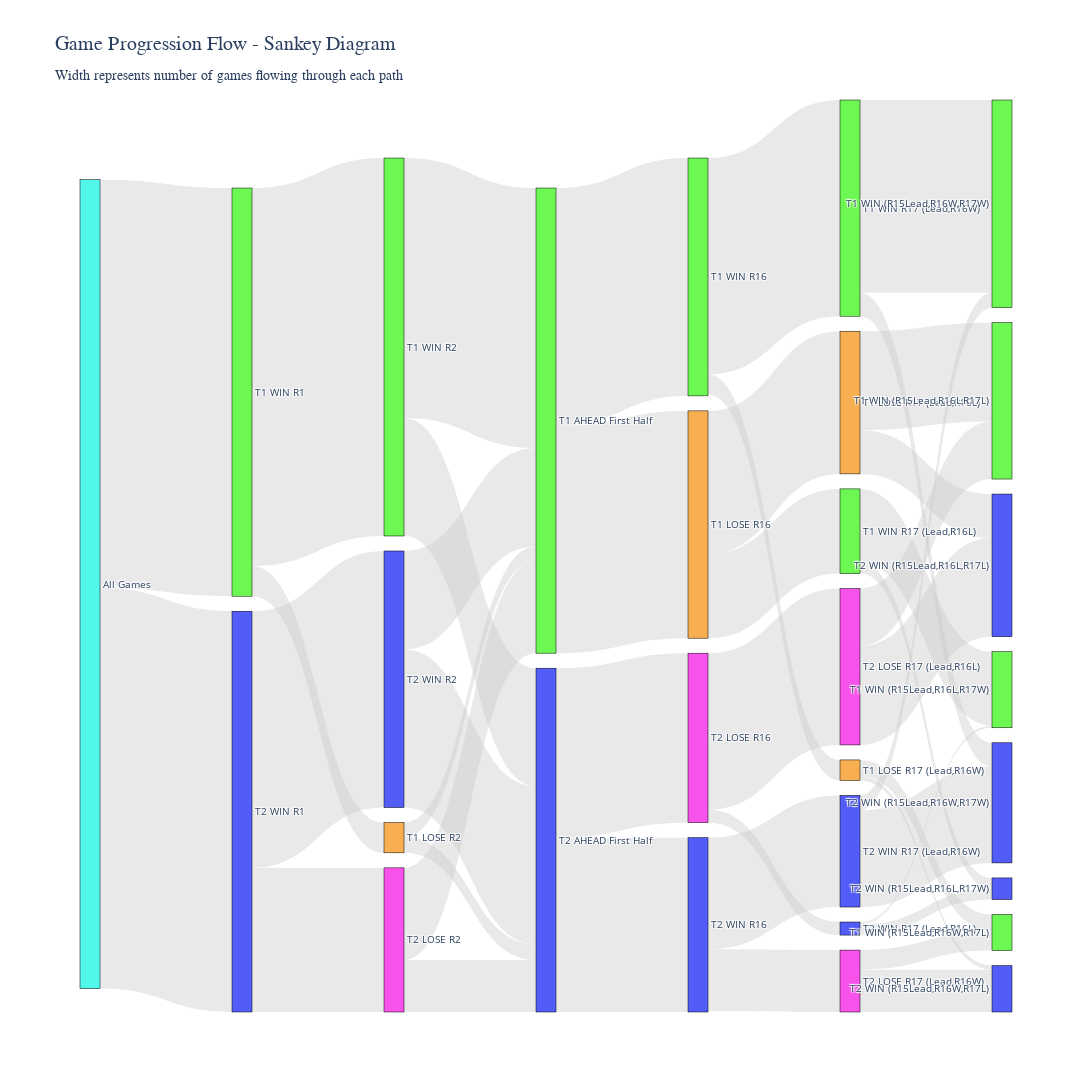

The notebook cell this image was saved under:
### Code cell
# ============================================================================
# SANKEY DIAGRAM - Interactive flow visualization
# ============================================================================

import plotly.graph_objects as go

def create_sankey_data():
    """Build Sankey diagram source/target/value arrays"""
    
    # Node labels (indexed)
    labels = [
        "All Games",  # 0
        
        # R1 level
        "T1 WIN R1", "T2 WIN R1",  # 1, 2
        
        # R2 level - T1 path
        "T1 WIN R2", "T1 LOSE R2",  # 3, 4
        # R2 level - T2 path
        "T2 WIN R2", "T2 LOSE R2",  # 5, 6
        
        # R15 level - T1 win
        "T1 AHEAD First Half",   # 7, 
        # R15 level - T2 loss
        "T2 AHEAD First Half",   # 8, 
        
        # R16 level - T1 paths (2 nodes)
        "T1 WIN R16", "T1 LOSE R16",  # 9, 10
        
        # R16 level - T2 paths (2 nodes)
        "T2 WIN R16", "T2 LOSE R16",  # 11, 12

        
        # R17 level - T1 paths (4 nodes)
        "T1 WIN R17 (Lead,R16W)", "T1 LOSE R17 (Lead,R16W)",  # 13, 14
        "T1 WIN R17 (Lead,R16L)", "T1 LOSE R17 (Lead,R16L)",  # 15, 16
        
        # R17 level - T2 paths (4 nodes)
        "T2 WIN R17 (Lead,R16W)", "T2 LOSE R17 (Lead,R16W)",  # 17, 18
        "T2 WIN R17 (Lead,R16L)", "T2 LOSE R17 (Lead,R16L)",  # 19, 20

        # Final outcomes - T1 (4 nodes)
        "T1 WIN (R15Lead,R16W,R17W)", #21
        "T1 WIN (R15Lead,R16W,R17L)", #22
        "T1 WIN (R15Lead,R16L,R17W)", #23
        "T1 WIN (R15Lead,R16L,R17L)", #24

        # Final outcomes - T2 (8 nodes)
        "T2 WIN (R15Lead,R16W,R17W)", #25
        "T2 WIN (R15Lead,R16W,R17L)", #26
        "T2 WIN (R15Lead,R16L,R17W)", #27
        "T2 WIN (R15Lead,R16L,R17L)", #28
    ]
    
    sources = []
    targets = []
    values = []
    
    # Root to R1
    sources.extend([0, 0])
    targets.extend([1, 2])
    values.extend([r1_counts['t1_wins'], r1_counts['t2_wins']])
    
    # R1 to R2
    sources.extend([1, 1, 2, 2])
    targets.extend([3, 4, 5, 6])
    values.extend(t1_r2_branches + t2_r2_branches)
    
    # R2 to R15 - Merge paths - Lead
    sources.extend([3, 3, 4, 4, 5, 5, 6, 6])
    targets.extend([7, 8, 7, 8, 8, 7, 8, 7])
    values.extend(t1r1w_t1r2w_r15 + t1r1w_t1r2l_r15 + t2r1w_t2r2w_r15 + t2r1w_t2r2l_r15)
    
    # R15 to R16 
    sources.extend([7, 7, 8, 8])
    targets.extend([9, 10, 11, 12])
    values.extend(t1_r16_branches + t2_r16_branches)
    
    # R16 to R17 - T1 paths
    sources.extend([9, 9, 10, 10])
    targets.extend([13, 14, 15, 16])
    values.extend(t1h1l_t1r16w_r17 + t1h1l_t1r16l_r17)

    # R16 to R17 - T2 paths
    sources.extend([11, 11, 12, 12])
    targets.extend([17, 18, 19, 20])
    values.extend(t2h1l_t2r16w_r17 + t2h1l_t2r16l_r17)
    
    # R17 to Final - T1 paths
    t1_r17_indices = [13, 13, 14, 14, 15, 15, 16, 16]
    t1_final_indices = [21, 25, 22, 26, 23, 27, 24, 28]
    sources.extend(t1_r17_indices)
    targets.extend(t1_final_indices)
    t1_final_values = [v for path_counts in t1_final_counts.values() for v in path_counts]
    values.extend(t1_final_values)
    
    # R16 to Final - T2 paths
    t2_r17_indices = [17, 17, 18, 18, 19, 19, 20, 20]
    t2_final_indices = [25, 21, 26, 22, 27, 23, 28, 24]
    sources.extend(t2_r17_indices)
    targets.extend(t2_final_indices)
    t2_final_values = [v for path_counts in t2_final_counts.values() for v in path_counts]
    values.extend(t2_final_values)
    
    return labels, sources, targets, values

# Create Sankey diagram
print("Building Sankey diagram...")
labels, sources, targets, values = create_sankey_data()

# Color scheme
node_colors = []
for label in labels:
    if "T1 WIN" in label or "T1 AHEAD" in label:
        node_colors.append("rgba(73, 245, 39, 0.8)")  # Green
    elif "T1 LOSE" in label or "T1 BEHIND" in label:
        node_colors.append("rgba(245, 155, 39, 0.8)")  # Orange
    elif "T2 WIN" in label or "T2 AHEAD" in label:
        node_colors.append("rgba(39, 52, 245, 0.8)")  # Blue
    elif "T2 LOSE" in label or "T2 BEHIND" in label:
        node_colors.append("rgba(245, 39, 228, 0.8)")  # Purple
    elif "All Games" in label or "T1" in label or "T2" in label:
        node_colors.append("rgba(39, 245, 232, 0.8)")  # Turquoise
    else:
        node_colors.append("rgba(223, 230, 233, 0.8)")  # Gray

fig = go.Figure(data=[go.Sankey(
    node=dict(
        pad=15,
        thickness=20,
        line=dict(color="black", width=0.5),
        label=labels,
        color=node_colors
    ),
    link=dict(
        source=sources,
        target=targets,
        value=values,
        color="rgba(200, 200, 200, 0.4)"
    )
)])

fig.update_layout(
    title=dict(
        text="Game Progression Flow - Sankey Diagram<br><sub>Width represents number of games flowing through each path</sub>",
        font=dict(size=20, family="Arial Black")
    ),
    font=dict(size=10),
    height=1200,
    width=1600,
)

fig.show()
exporter.export(fig, title="Game Progression Flow - Sankey Diagram")

# TODO: This graph can be improved. noteably, the last part is very chaotic. 
# Also potentially do not include category lose, instead only use t1 win/t2 win 
# and improve ordering of the bars (t1 top, t2 bottom)

### Figure 1 — Plotly figure (JSON) as saved in the notebook; plotly's stock layout.template omitted (floating-point values rounded to 4 significant figures)
{"data": [{"link": {"color": "rgba(200, 200, 200, 0.4)", "source": [0, 0, 1, 1, 2, 2, 3, 3, 4, 4, 5, 5, 6, 6, 7, 7, 8, 8, 9, 9, 10, 10, 11, 11, 12, 12, 13, 13, 14, 14, 15, 15, 16, 16, 17, 17, 18, 18, 19, 19, 20, 20], "target": [1, 2, 3, 4, 5, 6, 7, 8, 7, 8, 8, 7, 8, 7, 9, 10, 11, 12, 13, 14, 15, 16, 17, 18, 19, 20, 21, 25, 22, 26, 23, 27, 24, 28, 25, 21, 26, 22, 27, 23, 28, 24], "value": [44650, 43841, 41343, 3307, 28070, 15771, 28447, 12896, 1577, 1730, 17301, 10769, 5681, 10090, 26017, 24866, 19071, 18537, 23652, 2240, 9261, 15605, 12208, 6773, 1429, 17108, 21084, 2568, 1794, 446, 8059, 1202, 10824, 4781, 10575, 1633, 4632, 2141, 1170, 259, 10827, 6281]}, "node": {"color": ["rgba(39, 245, 232, 0.8)", "rgba(73, 245, 39, 0.8)", "rgba(39, 52, 245, 0.8)", "rgba(73, 245, 39, 0.8)", "rgba(245, 155, 39, 0.8)", "rgba(39, 52, 245, 0.8)", "rgba(245, 39, 228, 0.8)", "rgba(73, 245, 39, 0.8)", "rgba(39, 52, 245, 0.8)", "rgba(73, 245, 39, 0.8)", "rgba(245, 155, 39, 0.8)", "rgba(39, 52, 245, 0.8)", "rgba(245, 39, 228, 0.8)", "rgba(73, 245, 39, 0.8)", "rgba(245, 155, 39, 0.8)", "rgba(73, 245, 39, 0.8)", "rgba(245, 155, 39, 0.8)", "rgba(39, 52, 245, 0.8)", "rgba(245, 39, 228, 0.8)", "rgba(39, 52, 245, 0.8)", "rgba(245, 39, 228, 0.8)", "rgba(73, 245, 39, 0.8)", "rgba(73, 245, 39, 0.8)", "rgba(73, 245, 39, 0.8)", "rgba(73, 245, 39, 0.8)", "rgba(39, 52, 245, 0.8)", "rgba(39, 52, 245, 0.8)", "rgba(39, 52, 245, 0.8)", "rgba(39, 52, 245, 0.8)"], "label": ["All Games", "T1 WIN R1", "T2 WIN R1", "T1 WIN R2", "T1 LOSE R2", "T2 WIN R2", "T2 LOSE R2", "T1 AHEAD First Half", "T2 AHEAD First Half", "T1 WIN R16", "T1 LOSE R16", "T2 WIN R16", "T2 LOSE R16", "T1 WIN R17 (Lead,R16W)", "T1 LOSE R17 (Lead,R16W)", "T1 WIN R17 (Lead,R16L)", "T1 LOSE R17 (Lead,R16L)", "T2 WIN R17 (Lead,R16W)", "T2 LOSE R17 (Lead,R16W)", "T2 WIN R17 (Lead,R16L)", "T2 LOSE R17 (Lead,R16L)", "T1 WIN (R15Lead,R16W,R17W)", "T1 WIN (R15Lead,R16W,R17L)", "T1 WIN (R15Lead,R16L,R17W)", "T1 WIN (R15Lead,R16L,R17L)", "T2 WIN (R15Lead,R16W,R17W)", "T2 WIN (R15Lead,R16W,R17L)", "T2 WIN (R15Lead,R16L,R17W)", "T2 WIN (R15Lead,R16L,R17L)"], "line": {"color": "black", "width": 0.5}, "pad": 15, "thickness": 20}, "type": "sankey"}], "layout": {"font": {"size": 10}, "height": 1200, "title": {"font": {"family": "Arial Black", "size": 20}, "text": "Game Progression Flow - Sankey Diagram<br><sub>Width represents number of games flowing through each path</sub>"}, "width": 1600}}
